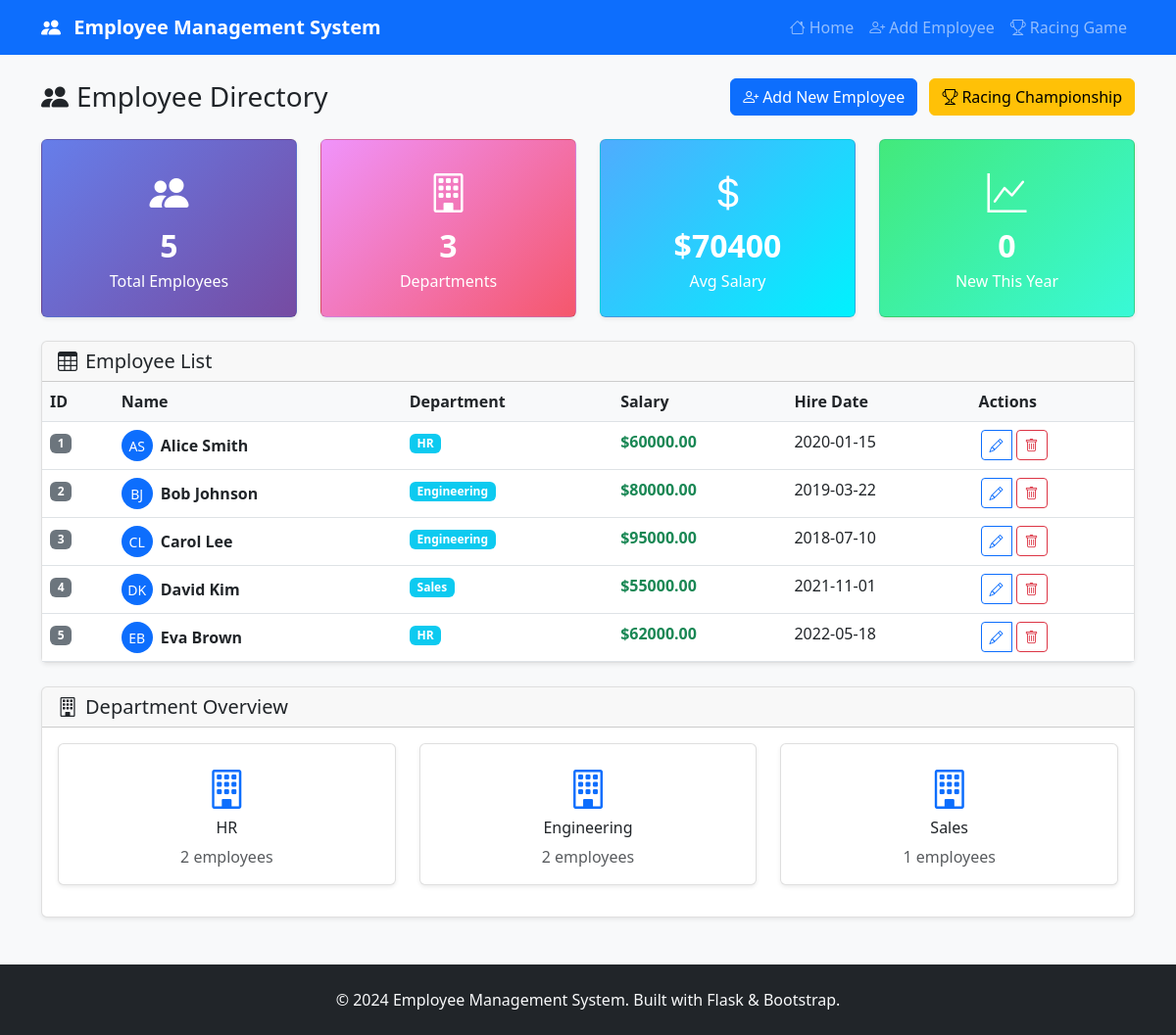
The app's page /, older data.
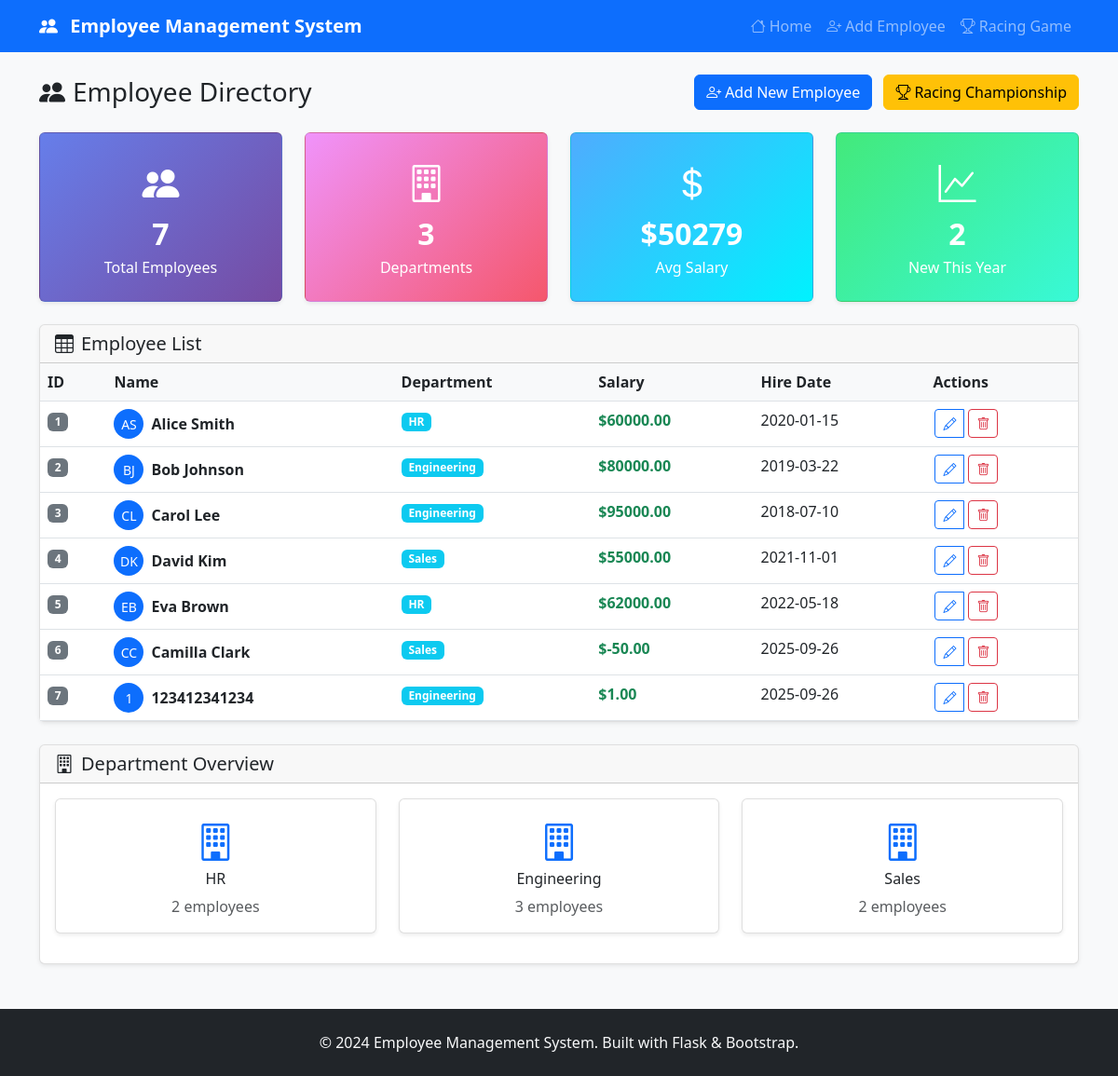
The same page, newer data.
### tables this page shows
CREATE TABLE employees (
    id INTEGER PRIMARY KEY AUTOINCREMENT,
    name TEXT NOT NULL,
    department_id INTEGER,
    salary REAL,
    hire_date TEXT,
    FOREIGN KEY (department_id) REFERENCES departments(id)
);

CREATE TABLE departments (
    id INTEGER PRIMARY KEY AUTOINCREMENT,
    name TEXT NOT NULL
);

### app.py (the view)
@app.route('/')
def index():
    employees = employee_manager.get_employees()
    departments = employee_manager.get_departments()
    avg_salary = 0
    new_this_year = 0
    department_counts = {}
    if employees:
        total_salary = sum(emp['salary'] for emp in employees)
        avg_salary = total_salary / len(employees)
        current_year = datetime.now().year
        new_this_year = sum(1 for emp in employees if emp['hire_date'].startswith(str(current_year)))
        for emp in employees:
            dept_id = emp['department_id']
            department_counts[dept_id] = department_counts.get(dept_id, 0) + 1
    return render_template('index.html',
                         employees=employees,
                         departments=departments,
                         avg_salary=avg_salary,
                         new_this_year=new_this_year,
                         department_counts=department_counts)

### app.py (called while the page is built)
    def get_connection(self):
        return sqlite3.connect(self.db_path)

    def get_departments(self) -> List[Dict[str, Any]]:
        with self.get_connection() as conn:
            conn.row_factory = sqlite3.Row
            cursor = conn.cursor()
            cursor.execute("SELECT * FROM departments ORDER BY id")
            return [dict(row) for row in cursor.fetchall()]

    def get_employees(self) -> List[Dict[str, Any]]:
        with self.get_connection() as conn:
            conn.row_factory = sqlite3.Row
            cursor = conn.cursor()
            cursor.execute("""
                SELECT e.id, e.name, d.name as department, e.salary, e.hire_date, e.department_id
                FROM employees e
                LEFT JOIN departments d ON e.department_id = d.id
                ORDER BY e.id
            """)
            return [dict(row) for row in cursor.fetchall()]

### templates/index.html (shortened to what this page needs)
{% extends "base.html" %}
{% block content %}
<div class="row">
    <div class="col-12">
        <div class="d-flex justify-content-between align-items-center mb-4">
            <h1 class="h3 mb-0">
                <i class="bi bi-people-fill me-2"></i>Employee Directory
            </h1>
            <div>
                <a href="{{ url_for('create_employee') }}" class="btn btn-primary me-2">
                    <i class="bi bi-person-plus me-1"></i>Add New Employee
                </a>
                <a href="{{ url_for('racing_game') }}" class="btn btn-warning">
                    <i class="bi bi-trophy me-1"></i>Racing Championship
                </a>
            </div>
        </div>
    </div>
</div>
<div class="row mb-4">
    <div class="col-md-3">
        <div class="card stats-card">
            <div class="card-body text-center">
                <i class="bi bi-people-fill fs-1 mb-2"></i>
                <div class="stats-number">{{ employees|length }}</div>
                <div>Total Employees</div>
            </div>
        </div>
    </div>
    <div class="col-md-3">
        <div class="card stats-card" style="background: linear-gradient(135deg, #f093fb 0%, #f5576c 100%);">
            <div class="card-body text-center">
                <i class="bi bi-building fs-1 mb-2"></i>
                <div class="stats-number">{{ departments|length }}</div>
                <div>Departments</div>
            </div>
        </div>
    </div>
    <div class="col-md-3">
        <div class="card stats-card" style="background: linear-gradient(135deg, #4facfe 0%, #00f2fe 100%);">
            <div class="card-body text-center">
                <i class="bi bi-currency-dollar fs-1 mb-2"></i>
                <div class="stats-number">${{ "%.0f"|format(avg_salary) }}</div>
                <div>Avg Salary</div>
            </div>
        </div>
    </div>
    <div class="col-md-3">
        <div class="card stats-card" style="background: linear-gradient(135deg, #43e97b 0%, #38f9d7 100%);">
            <div class="card-body text-center">
                <i class="bi bi-graph-up fs-1 mb-2"></i>
                <div class="stats-number">{{ new_this_year }}</div>
                <div>New This Year</div>
            </div>
        </div>
    </div>
</div>
<div class="card">
    <div class="card-header">
        <h5 class="card-title mb-0">
            <i class="bi bi-table me-2"></i>Employee List
        </h5>
    </div>
    <div class="card-body p-0">
        {% if employees %}
            <div class="table-responsive">
                <table class="table table-hover mb-0">
                    <thead>
                        <tr>
                            <th>ID</th>
                            <th>Name</th>
                            <th>Department</th>
                            <th>Salary</th>
                            <th>Hire Date</th>
                            <th>Actions</th>
                        </tr>
                    </thead>
                    <tbody>
                        {% for employee in employees %}
                        <tr>
                            <td>
                                <span class="badge bg-secondary">{{ employee.id }}</span>
                            </td>
                            <td>
                                <div class="d-flex align-items-center">
                                    <div class="avatar bg-primary text-white rounded-circle me-2 d-flex align-items-center justify-content-center" style="width: 32px; height: 32px; font-size: 14px;">
                                        {{ employee.name.split()[0][0] }}{{ employee.name.split()[-1][0] if employee.name.split()|length > 1 else '' }}
                                    </div>
                                    <strong>{{ employee.name }}</strong>
                                </div>
                            </td>
                            <td>
                                <span class="badge bg-info">{{ employee.department }}</span>
                            </td>
                            <td>
                                <span class="text-success fw-bold">${{ "%.2f"|format(employee.salary) }}</span>
                            </td>
                            <td>{{ employee.hire_date }}</td>
                            <td>
                                <div class="btn-group" role="group">
                                    <a href="{{ url_for('edit_employee', employee_id=employee.id) }}"
                                       class="btn btn-sm btn-outline-primary btn-action"
                                       title="Edit Employee">
                                        <i class="bi bi-pencil"></i>
                                    </a>
                                    <form method="POST" action="{{ url_for('delete_employee', employee_id=employee.id) }}"
                                          class="d-inline"
                                          onsubmit="return confirmDelete('{{ employee.name }}')">
                                        <button type="submit"
                                                class="btn btn-sm btn-outline-danger btn-action"
                                                title="Delete Employee">
                                            <i class="bi bi-trash"></i>
                                        </button>
                                    </form>
                                </div>
                            </td>
                        </tr>
                        {% endfor %}
                    </tbody>
                </table>
            </div>
        {% endif %}
    </div>
</div>
{% if departments %}
<div class="row mt-4">
    <div class="col-12">
        <div class="card">
            <div class="card-header">
                <h5 class="card-title mb-0">
                    <i class="bi bi-building me-2"></i>Department Overview
                </h5>
            </div>
            <div class="card-body">
                <div class="row">
                    {% for department in departments %}
                    <div class="col-md-4 mb-3">
                        <div class="card employee-card">
                            <div class="card-body text-center">
                                <i class="bi bi-building fs-1 text-primary mb-2"></i>
                                <h6 class="card-title">{{ department.name }}</h6>
                                <p class="card-text text-muted">
                                    {{ department_counts.get(department.id, 0) }} employees
                                </p>
                            </div>
                        </div>
                    </div>
                    {% endfor %}
                </div>
            </div>
        </div>
    </div>
</div>
{% endif %}
{% endblock %}

### templates/base.html (shortened to what this page needs)
<!DOCTYPE html>
<html lang="en">
<head>
    <link href="https://cdn.jsdelivr.net/npm/bootstrap@5.3.0/dist/css/bootstrap.min.css" rel="stylesheet">
    <link href="https://cdn.jsdelivr.net/npm/bootstrap-icons@1.10.0/font/bootstrap-icons.css" rel="stylesheet">
</head>
<body class="bg-light">
    <nav class="navbar navbar-expand-lg navbar-dark bg-primary">
        <div class="container">
            <a class="navbar-brand" href="{{ url_for('index') }}">
                <i class="bi bi-people-fill me-2"></i>
                Employee Management System
            </a>
            <div class="collapse navbar-collapse" id="navbarNav">
                <ul class="navbar-nav ms-auto">
                    <li class="nav-item">
                        <a class="nav-link" href="{{ url_for('index') }}">
                            <i class="bi bi-house me-1"></i>Home
                        </a>
                    </li>
                    <li class="nav-item">
                        <a class="nav-link" href="{{ url_for('create_employee') }}">
                            <i class="bi bi-person-plus me-1"></i>Add Employee
                        </a>
                    </li>
                    <li class="nav-item">
                        <a class="nav-link" href="{{ url_for('racing_game') }}">
                            <i class="bi bi-trophy me-1"></i>Racing Game
                        </a>
                    </li>
                </ul>
            </div>
        </div>
    </nav>
    <main class="container my-4">
        {% block content %}{% endblock %}
    </main>
    <footer class="bg-dark text-light py-4 mt-5">
        <div class="container text-center">
            <p class="mb-0">&copy; 2024 Employee Management System. Built with Flask & Bootstrap.</p>
        </div>
    </footer>
</body>
</html>

### templates/base.html (style rules this page uses)
.navbar-brand { font-weight: bold; }
.card { box-shadow: 0 0.125rem 0.25rem rgba(0, 0, 0, 0.075); border: 1px solid rgba(0, 0, 0, 0.125); }
.table th { background-color: #f8f9fa; border-top: none; }
.btn-action { margin: 0 2px; }
.employee-card { transition: transform 0.2s; }
.stats-card { background: linear-gradient(135deg, #667eea 0%, #764ba2 100%); color: white; }
.stats-card .card-body { padding: 1.5rem; }
.stats-number { font-size: 2rem; font-weight: bold; }

Row changes from the older to the newer data that the page shows:
added employees: id "6", name "C", name.split|length "C", name "Camilla Clark", department "Sales", salary "-50.00", hire_date "2025-09-26"
added employees: id "7", name "1", name "123412341234", department "Engineering", salary "1.00", hire_date "2025-09-26"
computed for departments "Engineering": get "2" → "3"
computed for departments "Sales": get "1" → "2"
Text that changed along with them:
{{ employees|length }}: "5" → "7"
{{ "%.0f"|format(avg_salary) }}: "70400" → "50279"
{{ new_this_year }}: "0" → "2"
